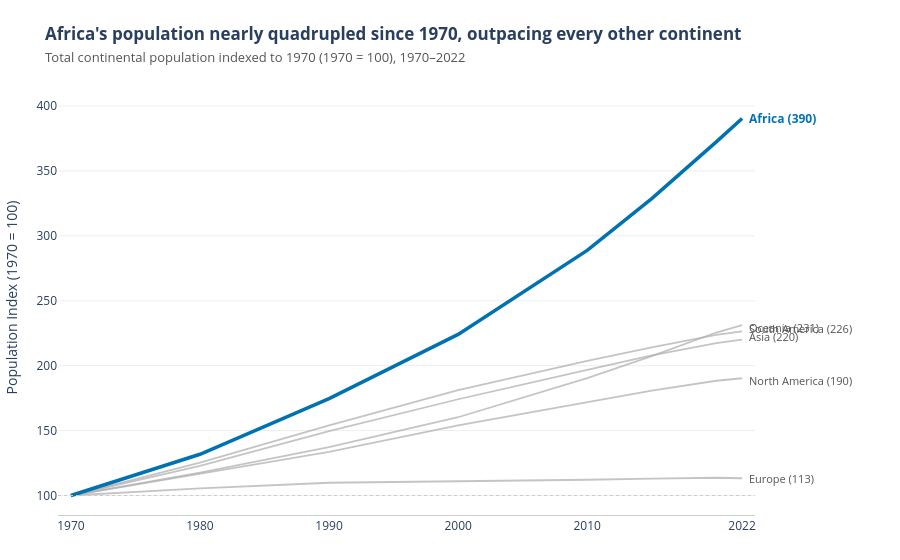

Write notebook code for a chart like this one.
### Markdown cell above
**Chart choice & justification:** *Which chart did you choose, and why? Justify design choices.

Chart Type: Indexed Line Chart (px.line)Justification: A line chart is the standard encoding for continuous temporal trajectories, allowing direct comparison of growth rates via line slopes across decades. Indexing each continent's population to a common baseline ($1970 = 100$) removes initial population size differences so relative growth rates can be compared fairly on a single axis.

### Code cell
# Q1
# YOUR CODE HERE
import numpy as np
import pandas as pd
import plotly.express as px

cont_pop = (
    df_long.groupby(["Continent", "Year"], as_index=False)["Population"]
    .sum()
    .sort_values(["Continent", "Year"])
)

pop_1970 = cont_pop[cont_pop["Year"] == 1970].set_index("Continent")["Population"]
cont_pop["Index_1970"] = (
    cont_pop["Population"] / cont_pop["Continent"].map(pop_1970)
) * 100

highlight = "Africa"
color_map = {
    c: ("#0072B2" if c == highlight else "#B0B0B0")  
    for c in cont_pop["Continent"].unique()
}

fig = px.line(
    cont_pop,
    x="Year",
    y="Index_1970",
    color="Continent",
    color_discrete_map=color_map,
    template="plotly_white",
    title=(
        "<b>Africa's population nearly quadrupled since 1970, outpacing every other continent</b>"
        "<br><span style='font-size:13px; color:#555555;'>"
        "Total continental population indexed to 1970 (1970 = 100), 1970–2022</span>"
    ),
)

for trace in fig.data:
  is_africa = trace.name == highlight
  trace.update(
      line=dict(width=3.5 if is_africa else 1.8),
      opacity=1.0 if is_africa else 0.75,
  )

fig.data = tuple(sorted(fig.data, key=lambda t: t.name == highlight))

latest = cont_pop[cont_pop["Year"] == 2022].copy()

y_offsets = {
    "Africa": 0,
    "Asia": 2,
    "Oceania": -2,
    "South America": 2,
    "North America": -2,
    "Europe": 0,
}

for _, row in latest.iterrows():
  c = row["Continent"]
  val = row["Index_1970"]
  is_africa = c == highlight
  fig.add_annotation(
      x=2022.4,
      y=val + y_offsets.get(c, 0),
      text=f"<b>{c} ({val:.0f})</b>" if is_africa else f"{c} ({val:.0f})",
      showarrow=False,
      xanchor="left",
      yanchor="middle",
      font=dict(
          size=12 if is_africa else 11,
          color="#0072B2" if is_africa else "#555555",
      ),
  )

fig.add_hline(y=100, line_dash="dot", line_color="#CCCCCC", line_width=1)

fig.update_layout(
    showlegend=False,
    margin=dict(l=50, r=145, t=80, b=45),
    hovermode="x unified",
)

fig.update_xaxes(
    title=None,
    showgrid=False,
    tickvals=[1970, 1980, 1990, 2000, 2010, 2022],
    range=[1969, 2023],
    linecolor="#CCCCCC",
)

fig.update_yaxes(
    title="Population Index (1970 = 100)",
    showgrid=True,
    gridcolor="#EEEEEE",
    zeroline=False,
    range=[85, 420],
)

fig.show()

### Figure 1 — Plotly figure (JSON) as saved in the notebook; plotly's stock layout.template omitted (floating-point values rounded to 4 significant figures)
{"data": [{"hovertemplate": "Continent=Asia<br>Year=%{x}<br>Index_1970=%{y}<extra></extra>", "legendgroup": "Asia", "line": {"color": "#B0B0B0", "dash": "solid", "width": 1.8}, "marker": {"symbol": "circle"}, "mode": "lines", "name": "Asia", "opacity": 0.75, "orientation": "v", "showlegend": true, "type": "scatter", "x": [1970, 1980, 1990, 2000, 2010, 2015, 2020, 2022], "xaxis": "x", "y": [100.0, 122.9, 149.7, 174.1, 196.7, 207.9, 217.4, 220.1], "yaxis": "y"}, {"hovertemplate": "Continent=Europe<br>Year=%{x}<br>Index_1970=%{y}<extra></extra>", "legendgroup": "Europe", "line": {"color": "#B0B0B0", "dash": "solid", "width": 1.8}, "marker": {"symbol": "circle"}, "mode": "lines", "name": "Europe", "opacity": 0.75, "orientation": "v", "showlegend": true, "type": "scatter", "x": [1970, 1980, 1990, 2000, 2010, 2015, 2020, 2022], "xaxis": "x", "y": [100.0, 105.6, 109.8, 110.7, 112.1, 113.1, 113.7, 113.3], "yaxis": "y"}, {"hovertemplate": "Continent=North America<br>Year=%{x}<br>Index_1970=%{y}<extra></extra>", "legendgroup": "North America", "line": {"color": "#B0B0B0", "dash": "solid", "width": 1.8}, "marker": {"symbol": "circle"}, "mode": "lines", "name": "North America", "opacity": 0.75, "orientation": "v", "showlegend": true, "type": "scatter", "x": [1970, 1980, 1990, 2000, 2010, 2015, 2020, 2022], "xaxis": "x", "y": [100.0, 116.8, 133.6, 154.1, 172.1, 180.8, 188.4, 190.3], "yaxis": "y"}, {"hovertemplate": "Continent=Oceania<br>Year=%{x}<br>Index_1970=%{y}<extra></extra>", "legendgroup": "Oceania", "line": {"color": "#B0B0B0", "dash": "solid", "width": 1.8}, "marker": {"symbol": "circle"}, "mode": "lines", "name": "Oceania", "opacity": 0.75, "orientation": "v", "showlegend": true, "type": "scatter", "x": [1970, 1980, 1990, 2000, 2010, 2015, 2020, 2022], "xaxis": "x", "y": [100.0, 117.7, 137.3, 160.3, 190.5, 207.4, 225.5, 231.2], "yaxis": "y"}, {"hovertemplate": "Continent=South America<br>Year=%{x}<br>Index_1970=%{y}<extra></extra>", "legendgroup": "South America", "line": {"color": "#B0B0B0", "dash": "solid", "width": 1.8}, "marker": {"symbol": "circle"}, "mode": "lines", "name": "South America", "opacity": 0.75, "orientation": "v", "showlegend": true, "type": "scatter", "x": [1970, 1980, 1990, 2000, 2010, 2015, 2020, 2022], "xaxis": "x", "y": [100.0, 125.3, 154.0, 181.2, 203.7, 214.1, 223.7, 226.4], "yaxis": "y"}, {"hovertemplate": "Continent=Africa<br>Year=%{x}<br>Index_1970=%{y}<extra></extra>", "legendgroup": "Africa", "line": {"color": "#0072B2", "dash": "solid", "width": 3.5}, "marker": {"symbol": "circle"}, "mode": "lines", "name": "Africa", "opacity": 1, "orientation": "v", "showlegend": true, "type": "scatter", "x": [1970, 1980, 1990, 2000, 2010, 2015, 2020, 2022], "xaxis": "x", "y": [100.0, 131.8, 174.6, 224.1, 288.8, 328.7, 372.3, 390.4], "yaxis": "y"}], "layout": {"annotations": [{"font": {"color": "#0072B2", "size": 12}, "showarrow": false, "text": "<b>Africa (390)</b>", "x": 2022.0, "xanchor": "left", "y": 390.4, "yanchor": "middle"}, {"font": {"color": "#555555", "size": 11}, "showarrow": false, "text": "Asia (220)", "x": 2022.0, "xanchor": "left", "y": 222.1, "yanchor": "middle"}, {"font": {"color": "#555555", "size": 11}, "showarrow": false, "text": "Europe (113)", "x": 2022.0, "xanchor": "left", "y": 113.3, "yanchor": "middle"}, {"font": {"color": "#555555", "size": 11}, "showarrow": false, "text": "North America (190)", "x": 2022.0, "xanchor": "left", "y": 188.3, "yanchor": "middle"}, {"font": {"color": "#555555", "size": 11}, "showarrow": false, "text": "Oceania (231)", "x": 2022.0, "xanchor": "left", "y": 229.2, "yanchor": "middle"}, {"font": {"color": "#555555", "size": 11}, "showarrow": false, "text": "South America (226)", "x": 2022.0, "xanchor": "left", "y": 228.4, "yanchor": "middle"}], "hovermode": "x unified", "legend": {"title": {"text": "Continent"}, "tracegroupgap": 0}, "margin": {"b": 45, "l": 50, "r": 145, "t": 80}, "shapes": [{"line": {"color": "#CCCCCC", "dash": "dot", "width": 1}, "type": "line", "x0": 0, "x1": 1, "xref": "x domain", "y0": 100, "y1": 100, "yref": "y"}], "showlegend": false, "title": {"text": "<b>Africa's population nearly quadrupled since 1970, outpacing every other continent</b><br><span style='font-size:13px; color:#555555;'>Total continental population indexed to 1970 (1970 = 100), 1970–2022</span>"}, "xaxis": {"anchor": "y", "domain": [0, 1], "linecolor": "#CCCCCC", "range": [1969, 2023], "showgrid": false, "tickvals": [1970, 1980, 1990, 2000, 2010, 2022], "title": {}}, "yaxis": {"anchor": "x", "domain": [0, 1], "gridcolor": "#EEEEEE", "range": [85, 420], "showgrid": true, "title": {"text": "Population Index (1970 = 100)"}, "zeroline": false}}}
